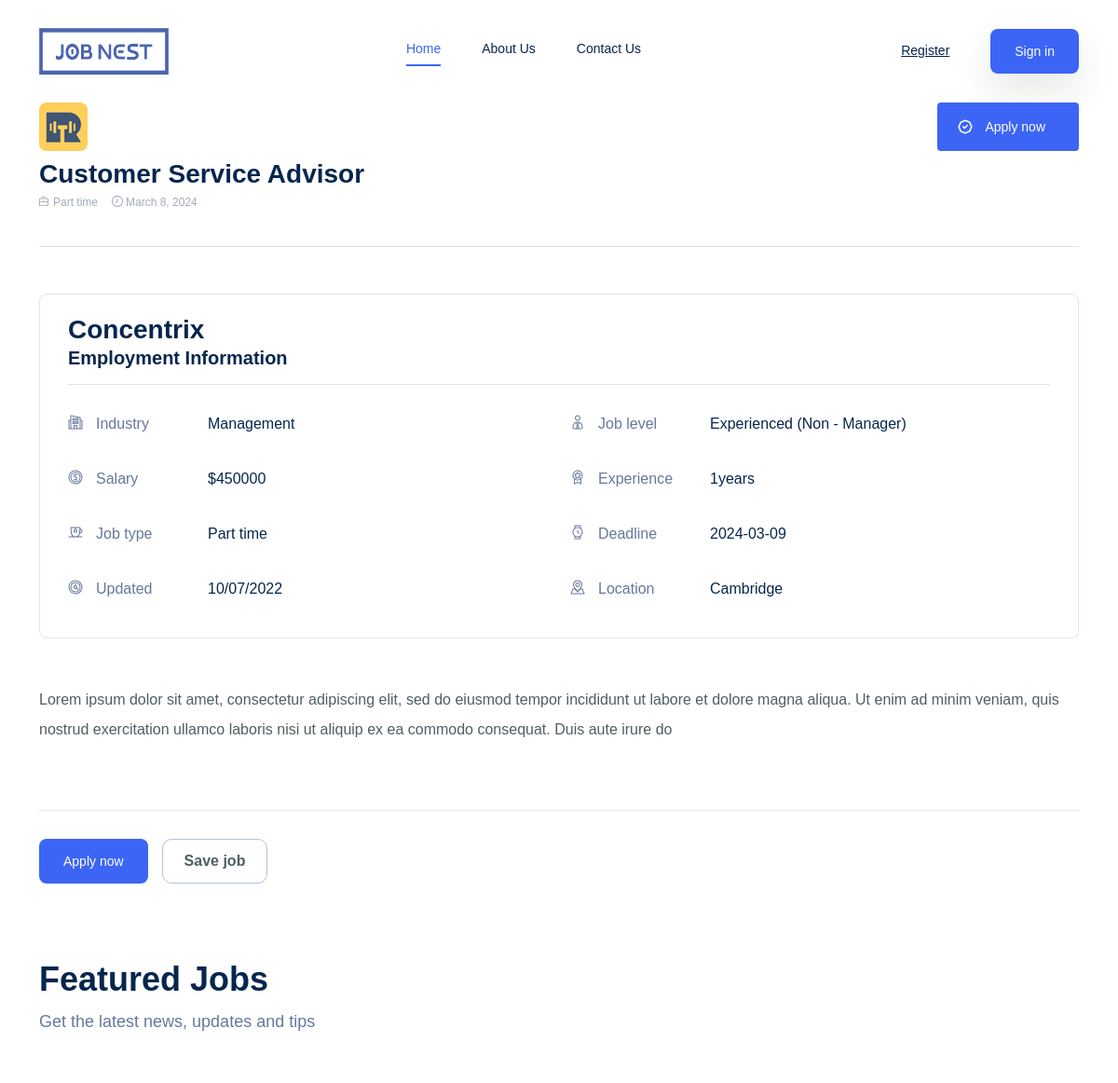
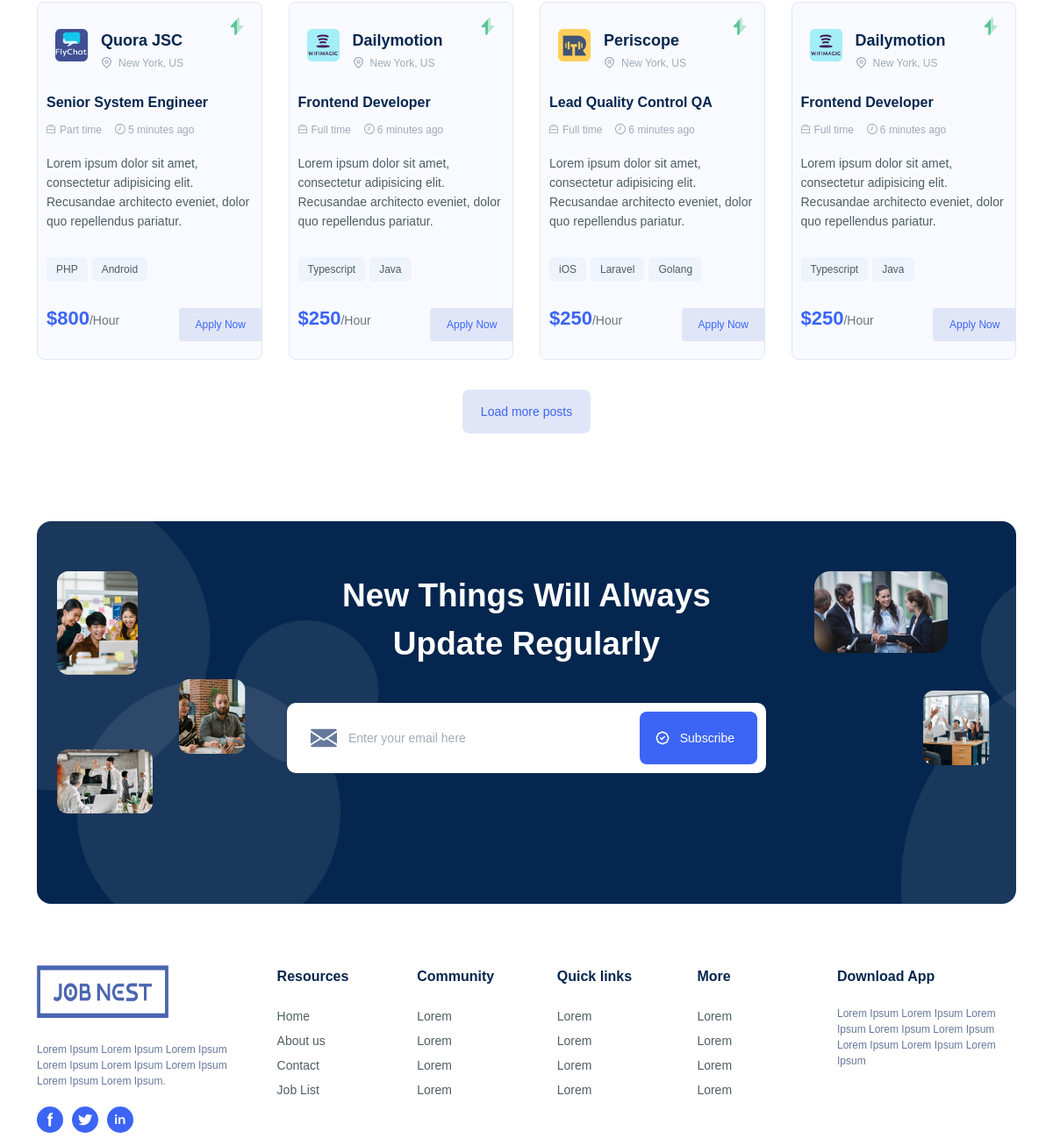
The page /jobdetails.php?job_id=11 on the database its author committed (2 pictures, top to bottom).
### tables this page shows
CREATE TABLE `tbl_jobs` (
  `Job_id` int(11) NOT NULL,
  `Company` varchar(50) NOT NULL,
  `Logo` varchar(255) NOT NULL,
  `Title` varchar(50) NOT NULL,
  `Description` varchar(250) NOT NULL,
  `Location` varchar(250) NOT NULL,
  `Salary` float NOT NULL,
  `Industry` varchar(50) NOT NULL,
  `Job_type` varchar(50) NOT NULL,
  `Job_level` varchar(50) NOT NULL,
  `Experience` int(11) NOT NULL,
  `Deadline` date NOT NULL,
  `Posted_at` date NOT NULL,
  `User_id` int(11) NOT NULL,
  `Status` int(11) NOT NULL
);

### jobdetails.php (the view, shortened to what this page needs)
<?php
	include ('include/head.php');
	include ('include/header.php');
  $job_id = isset($_GET['job_id']) ? intval($_GET['job_id']) : 0;
$query = "SELECT * FROM tbl_jobs WHERE Job_id = $job_id";
$result = mysqli_query($dbconnection, $query);
if ($result && mysqli_num_rows($result) > 0) {
    $row = mysqli_fetch_assoc($result);
?>
	<main class="main">
      <section class="section-box-2">
        <div class="container">
          <div class="row mt-10">
            <div class="col-lg-8 col-md-12">
            <div class="image-box"><img src="<?php echo $row['Logo']; ?>" alt="<?php echo $row['Company']; ?>"></div>
              <div><h3><?php echo $row['Title']; ?></h3></div>
              <div class="mt-0 mb-15"><span class="card-briefcase"><?php echo $row['Job_type']; ?></span><span class="card-time"><?php echo date("F j, Y", strtotime($row['Posted_at'])); ?></span></div>
            </div>
            <div class="col-lg-4 col-md-12 text-lg-end">
              <div class="btn btn-apply-icon btn-apply btn-apply-big hover-up" data-bs-toggle="modal" data-bs-target="applunow.php">Apply now</div>
            </div>
          </div>
          <div class="border-bottom pt-10 pb-10"></div>
        </div>
      </section>
      <section class="section-box mt-50">
        <div class="container">
          <div class="row">
            <div class="col-lg-12 col-md-12 col-sm-12 col-12">
              <div class="job-overview">
              <h3><?php echo $row['Company']; ?></h3>
                <h5 class="border-bottom pb-15 mb-30">Employment Information</h5>
                <div class="row">
                  <div class="col-md-6 d-flex">
                    <div class="sidebar-icon-item"><img src="dist/images/job-single/industry.svg" alt="jobnest"></div>
                    <div class="sidebar-text-info ml-10"><span class="text-description industry-icon mb-10">Industry</span><strong class="small-heading"><?php echo $row['Industry']; ?></strong></div>
                  </div>
                  <div class="col-md-6 d-flex mt-sm-15">
                    <div class="sidebar-icon-item"><img src="dist/images/job-single/job-level.svg" alt="jobnest"></div>
                    <div class="sidebar-text-info ml-10"><span class="text-description joblevel-icon mb-10">Job level</span><strong class="small-heading">Experienced (Non - Manager)</strong></div>
                  </div>
                </div>
                <div class="row mt-25">
                  <div class="col-md-6 d-flex mt-sm-15">
                    <div class="sidebar-icon-item"><img src="dist/images/job-single/salary.svg" alt="jobnest"></div>
                    <div class="sidebar-text-info ml-10"><span class="text-description salary-icon mb-10">Salary</span><strong class="small-heading">$<?php echo $row['Salary']; ?></strong></div>
                  </div>
                  <div class="col-md-6 d-flex">
                    <div class="sidebar-icon-item"><img src="dist/images/job-single/experience.svg" alt="jobnest"></div>
                    <div class="sidebar-text-info ml-10"><span class="text-description experience-icon mb-10">Experience</span><strong class="small-heading"><?php echo $row['Experience']; ?>years</strong></div>
                  </div>
                </div>
                <div class="row mt-25">
                  <div class="col-md-6 d-flex mt-sm-15">
                    <div class="sidebar-icon-item"><img src="dist/images/job-single/job-type.svg" alt="jobnest"></div>
                    <div class="sidebar-text-info ml-10"><span class="text-description jobtype-icon mb-10">Job type</span><strong class="small-heading"><?php echo $row['Job_type'];?></strong></div>
                  </div>
                  <div class="col-md-6 d-flex mt-sm-15">
                    <div class="sidebar-icon-item"><img src="dist/images/job-single/deadline.svg" alt="jobnest"></div>
                    <div class="sidebar-text-info ml-10"><span class="text-description mb-10">Deadline</span><strong class="small-heading"><?php echo $row['Deadline'];?></strong></div>
                  </div>
                </div>
                <div class="row mt-25">
                  <div class="col-md-6 d-flex mt-sm-15">
                    <div class="sidebar-icon-item"><img src="dist/images/job-single/updated.svg" alt="jobnest"></div>
                    <div class="sidebar-text-info ml-10"><span class="text-description jobtype-icon mb-10">Updated</span><strong class="small-heading">10/07/2022</strong></div>
                  </div>
                  <div class="col-md-6 d-flex mt-sm-15">
                    <div class="sidebar-icon-item"><img src="dist/images/job-single/location.svg" alt="jobnest"></div>
                    <div class="sidebar-text-info ml-10"><span class="text-description mb-10">Location</span><strong class="small-heading"><?php echo $row['Location']; ?></strong></div>
                  </div>
                </div>
              </div>
              <div class="content-single">
                <p><?php echo $row['Description']; ?></p>
              </div>
              <div class="single-apply-jobs">
                <div class="row align-items-center">
                  <div class="col-md-5"><a class="btn btn-default mr-15" href="applynow.php?job_id=<?php echo $row['Job_id']; ?>">Apply now</a><a class="btn btn-border" href="#">Save job</a></div>
                </div>
              </div>
            </div>
          </div>
        </div>
      </section>
      <section class="section-box mt-50 mb-50">
        <div class="container">
          <div class="text-left">
            <h2 class="section-title mb-10 wow animate__animated animate__fadeInUp">Featured Jobs</h2>
            <p class="font-lg color-text-paragraph-2 wow animate__animated animate__fadeInUp">Get the latest news, updates and tips</p>
          </div>
          <div class="mt-50">
            <div class="box-swiper style-nav-top">
              <div class="swiper-container swiper-group-4 swiper">
                <div class="swiper-wrapper pb-10 pt-5">
                  <div class="swiper-slide">
                    <div class="card-grid-2 hover-up">
                      <div class="card-grid-2-image-left"><span class="flash"></span>
                        <div class="image-box"><img src="dist/images/brands/brand-6.png" alt="jobnest"></div>
                        <div class="right-info"><a class='name-job' href='company-details.html'>Quora JSC</a><span class="location-small">New York, US</span></div>
                      </div>
                      <div class="card-block-info">
                        <h6><a href='job-details.html'>Senior System Engineer</a></h6>
                        <div class="mt-5"><span class="card-briefcase">Part time</span><span class="card-time">5<span> minutes ago</span></span></div>
                        <p class="font-sm color-text-paragraph mt-15">Lorem ipsum dolor sit amet, consectetur adipisicing elit. Recusandae architecto eveniet, dolor quo repellendus pariatur.</p>
                        <div class="mt-30"><a class='btn btn-grey-small mr-5' href='job-details.html'>PHP</a><a class='btn btn-grey-small mr-5' href='job-details.html'>Android    </a>
                        </div>
                        <div class="card-2-bottom mt-30">
                          <div class="row">
                            <div class="col-lg-7 col-7"><span class="card-text-price">$800</span><span class="text-muted">/Hour</span></div>
                            <div class="col-lg-5 col-5 text-end">
                              <div class="btn btn-apply-now" data-bs-toggle="modal" data-bs-target="#ModalApplyJobForm">Apply now</div>
                            </div>
                          </div>
                        </div>
                      </div>
                    </div>
                  </div>
                  <div class="swiper-slide">
                    <div class="card-grid-2 hover-up">
                      <div class="card-grid-2-image-left"><span class="flash"></span>
                        <div class="image-box"><img src="dist/images/brands/brand-4.png" alt="jobnest"></div>
                        <div class="right-info"><a class='name-job' href='company-details.html'>Dailymotion</a><span class="location-small">New York, US</span></div>
                      </div>
                      <div class="card-block-info">
                        <h6><a href='job-details.html'>Frontend Developer</a></h6>
                        <div class="mt-5"><span class="card-briefcase">Full time</span><span class="card-time">6<span> minutes ago</span></span></div>
                        <p class="font-sm color-text-paragraph mt-15">Lorem ipsum dolor sit amet, consectetur adipisicing elit. Recusandae architecto eveniet, dolor quo repellendus pariatur.</p>
                        <div class="mt-30"><a class='btn btn-grey-small mr-5' href='jobs-grid.html'>Typescript</a><a class='btn btn-grey-small mr-5' href='jobs-grid.html'>Java</a>
                        </div>
                        <div class="card-2-bottom mt-30">
                          <div class="row">
                            <div class="col-lg-7 col-7"><span class="card-text-price">$250</span><span class="text-muted">/Hour</span></div>
                            <div class="col-lg-5 col-5 text-end">
                              <div class="btn btn-apply-now" data-bs-toggle="modal" data-bs-target="#ModalApplyJobForm">Apply now</div>
                            </div>
                          </div>
                        </div>
                      </div>
                    </div>
                  </div>
                  <div class="swiper-slide">
                    <div class="card-grid-2 hover-up">
                      <div class="card-grid-2-image-left"><span class="flash"></span>
                        <div class="image-box"><img src="dist/images/brands/brand-8.png" alt="jobnest"></div>
                        <div class="right-info"><a class='name-job' href='company-details.html'>Periscope</a><span class="location-small">New York, US</span></div>
                      </div>
                      <div class="card-block-info">
                        <h6><a href='job-details.html'>Lead Quality Control QA</a></h6>
                        <div class="mt-5"><span class="card-briefcase">Full time</span><span class="card-time">6<span> minutes ago</span></span></div>
                        <p class="font-sm color-text-paragraph mt-15">Lorem ipsum dolor sit amet, consectetur adipisicing elit. Recusandae architecto eveniet, dolor quo repellendus pariatur.</p>
                        <div class="mt-30"><a class='btn btn-grey-small mr-5' href='job-details.html'>iOS</a><a class='btn btn-grey-small mr-5' href='job-details.html'>Laravel</a><a class='btn btn-grey-small mr-5' href='job-details.html'>Golang</a>
                        </div>
                        <div class="card-2-bottom mt-30">
                          <div class="row">
                            <div class="col-lg-7 col-7"><span class="card-text-price">$250</span><span class="text-muted">/Hour</span></div>
                            <div class="col-lg-5 col-5 text-end">
                              <div class="btn btn-apply-now" data-bs-toggle="modal" data-bs-target="#ModalApplyJobForm">Apply now</div>
                            </div>
                          </div>
                        </div>
                      </div>
                    </div>
                  </div>
                  <div class="swiper-slide">
                    <div class="card-grid-2 hover-up">
                      <div class="card-grid-2-image-left"><span class="flash"></span>
                        <div class="image-box"><img src="dist/images/brands/brand-4.png" alt="jobnest"></div>
                        <div class="right-info"><a class='name-job' href='company-details.html'>Dailymotion</a><span class="location-small">New York, US</span></div>
                      </div>
                      <div class="card-block-info">
                        <h6><a href='job-details.html'>Frontend Developer</a></h6>
                        <div class="mt-5"><span class="card-briefcase">Full time</span><span class="card-time">6<span> minutes ago</span></span></div>
                        <p class="font-sm color-text-paragraph mt-15">Lorem ipsum dolor sit amet, consectetur adipisicing elit. Recusandae architecto eveniet, dolor quo repellendus pariatur.</p>
                        <div class="mt-30"><a class='btn btn-grey-small mr-5' href='jobs-grid.html'>Typescript</a><a class='btn btn-grey-small mr-5' href='jobs-grid.html'>Java</a>
                        </div>
                        <div class="card-2-bottom mt-30">
                          <div class="row">
                            <div class="col-lg-7 col-7"><span class="card-text-price">$250</span><span class="text-muted">/Hour</span></div>
                            <div class="col-lg-5 col-5 text-end">
                              <div class="btn btn-apply-now" data-bs-toggle="modal" data-bs-target="#ModalApplyJobForm">Apply now</div>
                            </div>
                          </div>
                        </div>
                      </div>
                    </div>
                  </div>
                </div>
              </div>
            </div>
            <div class="text-center"><a class="btn btn-grey" href="joblist.php">Load more posts</a></div>
          </div>
        </div>
      </section>
      <section class="section-box mt-50 mb-20">
        <div class="container">
          <div class="box-newsletter">
            <div class="row">
              <div class="col-xl-3 col-12 text-center d-none d-xl-block"><img src="dist/images/about/newsletter-left.png" alt="jobnest"></div>
              <div class="col-lg-12 col-xl-6 col-12">
                <h2 class="text-md-newsletter text-center">New Things Will Always<br> Update Regularly</h2>
                <div class="box-form-newsletter mt-40">
                  <form class="form-newsletter">
                    <input class="input-newsletter" type="text" value="" placeholder="Enter your email here">
                    <button class="btn btn-default font-heading icon-send-letter">Subscribe</button>
                  </form>
                </div>
              </div>
              <div class="col-xl-3 col-12 text-center d-none d-xl-block"><img src="dist/images/about/newsletter-right.png" alt="jobnest"></div>
            </div>
          </div>
        </div>
      </section>
    </main>
<?php
  } else {
    echo '<p>Job details not found.</p>';
  }
		include ('include/footer.php');
	?>
	</body>
</html>

### rows shown on the page
tbl_jobs: Logo (picture), Title "Customer Service Advisor", Job_type "Part time", Posted_at "March 8, 2024", Company "Concentrix", Industry "Management", Salary "450000", Experience "1", Deadline "2024-03-09", Location "Cambridge", Description "Lorem ipsum dolor sit amet, consectetur adipiscing elit, sed do eiusmod tempor incididunt ut labore et dolore magna aliqua. Ut enim ad minim veniam, quis nostrud exercitation ullamco laboris nisi ut aliquip ex ea commodo consequat. Duis aute irure do"
